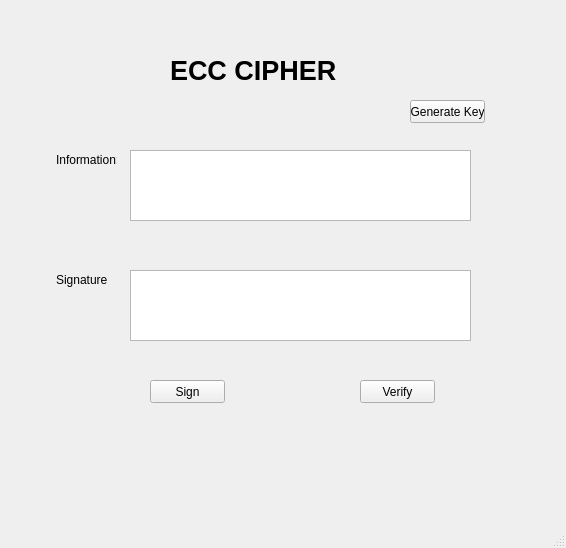
<?xml version="1.0" encoding="UTF-8"?>
<ui version="4.0">
 <class>MainWindow</class>
 <widget class="QMainWindow" name="MainWindow">
  <property name="geometry">
   <rect>
    <x>0</x>
    <y>0</y>
    <width>566</width>
    <height>548</height>
   </rect>
  </property>
  <property name="windowTitle">
   <string>MainWindow</string>
  </property>
  <widget class="QWidget" name="centralwidget">
   <widget class="QLabel" name="label">
    <property name="geometry">
     <rect>
      <x>170</x>
      <y>40</y>
      <width>171</width>
      <height>61</height>
     </rect>
    </property>
    <property name="font">
     <font>
      <pointsize>20</pointsize>
      <weight>75</weight>
      <bold>true</bold>
     </font>
    </property>
    <property name="text">
     <string>ECC CIPHER</string>
    </property>
   </widget>
   <widget class="QLabel" name="label_2">
    <property name="geometry">
     <rect>
      <x>56</x>
      <y>150</y>
      <width>61</width>
      <height>20</height>
     </rect>
    </property>
    <property name="text">
     <string>Information:</string>
    </property>
   </widget>
   <widget class="QTextEdit" name="txt_info">
    <property name="geometry">
     <rect>
      <x>130</x>
      <y>150</y>
      <width>341</width>
      <height>71</height>
     </rect>
    </property>
   </widget>
   <widget class="QTextEdit" name="txt_sign">
    <property name="geometry">
     <rect>
      <x>130</x>
      <y>270</y>
      <width>341</width>
      <height>71</height>
     </rect>
    </property>
   </widget>
   <widget class="QLabel" name="label_3">
    <property name="geometry">
     <rect>
      <x>56</x>
      <y>270</y>
      <width>61</width>
      <height>20</height>
     </rect>
    </property>
    <property name="text">
     <string>Signature</string>
    </property>
   </widget>
   <widget class="QPushButton" name="btn_generate_key">
    <property name="geometry">
     <rect>
      <x>410</x>
      <y>100</y>
      <width>75</width>
      <height>23</height>
     </rect>
    </property>
    <property name="text">
     <string>Generate Key</string>
    </property>
   </widget>
   <widget class="QPushButton" name="btn_sign">
    <property name="geometry">
     <rect>
      <x>150</x>
      <y>380</y>
      <width>75</width>
      <height>23</height>
     </rect>
    </property>
    <property name="text">
     <string>Sign</string>
    </property>
   </widget>
   <widget class="QPushButton" name="btn_verify">
    <property name="geometry">
     <rect>
      <x>360</x>
      <y>380</y>
      <width>75</width>
      <height>23</height>
     </rect>
    </property>
    <property name="text">
     <string>Verify</string>
    </property>
   </widget>
  </widget>
  <widget class="QMenuBar" name="menubar">
   <property name="geometry">
    <rect>
     <x>0</x>
     <y>0</y>
     <width>566</width>
     <height>21</height>
    </rect>
   </property>
  </widget>
  <widget class="QStatusBar" name="statusbar"/>
 </widget>
 <resources/>
 <connections/>
</ui>
